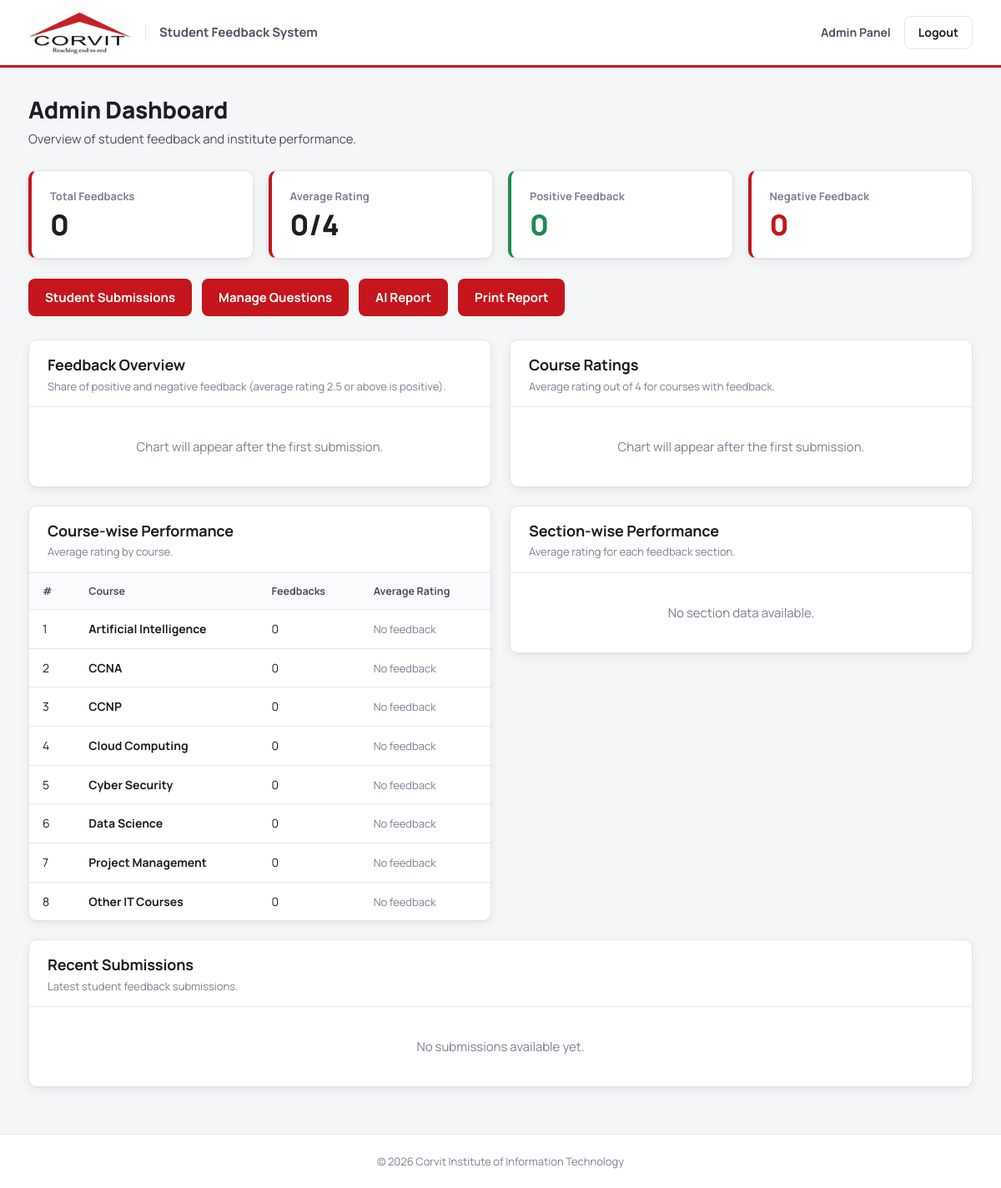
Screenshot of /admin/dashboard (signed in) with the database file from the repository.
### tables this page shows
CREATE TABLE courses (
            id INTEGER PRIMARY KEY AUTOINCREMENT,
            name TEXT UNIQUE NOT NULL
        );

### app.py (the view)
@app.route("/admin/dashboard")
def admin_dashboard():
    if not session.get("admin_logged_in"):
        return redirect(url_for("admin_login"))
    conn = get_db()
    total_feedbacks = conn.execute(
        """
        SELECT COUNT(*) AS total
        FROM submissions
        """
    ).fetchone()["total"]
    average_rating = conn.execute(
        """
        SELECT AVG(avg_rating) AS average
        FROM submissions
        WHERE avg_rating IS NOT NULL
        """
    ).fetchone()["average"]
    positive_feedback = conn.execute(
        """
        SELECT COUNT(*) AS total
        FROM submissions
        WHERE avg_rating >= 2.5
        """
    ).fetchone()["total"]
    negative_feedback = conn.execute(
        """
        SELECT COUNT(*) AS total
        FROM submissions
        WHERE avg_rating < 2.5
        """
    ).fetchone()["total"]
    course_stats = conn.execute(
        """
        SELECT
            courses.name,
            COUNT(submissions.id) AS total,
            ROUND(AVG(submissions.avg_rating), 2) AS average
        FROM courses
        LEFT JOIN submissions
        ON courses.id = submissions.course_id
        GROUP BY courses.id
        ORDER BY (courses.name = 'Other IT Courses'), courses.name
        """
    ).fetchall()
    section_stats = conn.execute(
        """
        SELECT
            questions.section,
            ROUND(AVG(CAST(answers.answer AS REAL)), 2) AS average
        FROM answers
        JOIN questions
        ON answers.question_id = questions.id
        WHERE questions.q_type = 'rating'
        GROUP BY questions.section
        ORDER BY MIN(questions.id)
        """
    ).fetchall()
    recent_submissions = conn.execute(
        """
        SELECT
            submissions.id,
            submissions.student_name,
            submissions.instructor_name,
            submissions.batch,
            courses.name AS course_name,
            submissions.avg_rating,
            submissions.created_at
        FROM submissions
        JOIN courses
        ON submissions.course_id = courses.id
        ORDER BY submissions.id DESC
        LIMIT 10
        """
    ).fetchall()
    conn.close()
    average_rating = average_rating if average_rating is not None else 0
    return render_template(
        "admin_dashboard.html",
        total_feedbacks=total_feedbacks,
        average_rating=round(average_rating, 2),
        positive_feedback=positive_feedback,
        negative_feedback=negative_feedback,
        course_stats=course_stats,
        section_stats=section_stats,
        recent_submissions=recent_submissions
    )

### database.py (called while the page is built)
def get_db():
    conn = sqlite3.connect(DB_NAME)
    conn.row_factory = sqlite3.Row
    return conn

### template/admin_dashboard.html (shortened to what this page needs)
<!DOCTYPE html>
<html lang="en">
<head>
    <link rel="stylesheet" href="{{ url_for('static', filename='style.css') }}">
</head>
<body>
<header class="main-header">
    <div class="header-container">
        <a href="{{ url_for('home') }}" class="brand" aria-label="Corvit home">
            <img src="{{ url_for('static', filename='logo.png') }}" alt="Corvit" class="brand-logo">
            <span class="brand-text">Student Feedback System</span>
        </a>
        <div class="admin-header">
            <span>Admin Panel</span>
            <a href="{{ url_for('admin_logout') }}">Logout</a>
        </div>
    </div>
</header>
<main class="admin-page">
    <div class="page-heading">
        <div>
            <h1>Admin Dashboard</h1>
            <p>Overview of student feedback and institute performance.</p>
        </div>
    </div>
    <div class="dashboard-cards">
        <div class="dashboard-card">
            <div class="dashboard-card-title">
                Total Feedbacks
            </div>
            <div class="dashboard-card-value">
                {{ total_feedbacks }}
            </div>
        </div>
        <div class="dashboard-card">
            <div class="dashboard-card-title">
                Average Rating
            </div>
            <div class="dashboard-card-value">
                {{ average_rating }}/4
            </div>
        </div>
        <div class="dashboard-card positive-card">
            <div class="dashboard-card-title">
                Positive Feedback
            </div>
            <div class="dashboard-card-value">
                {{ positive_feedback }}
            </div>
        </div>
        <div class="dashboard-card negative-card">
            <div class="dashboard-card-title">
                Negative Feedback
            </div>
            <div class="dashboard-card-value">
                {{ negative_feedback }}
            </div>
        </div>
    </div>
    <div class="dashboard-navigation">
        <a href="{{ url_for('student_submissions') }}" class="dashboard-nav-button">
            Student Submissions
        </a>
        <a href="{{ url_for('manage_questions') }}" class="dashboard-nav-button">
            Manage Questions
        </a>
        <a href="{{ url_for('ai_report') }}" class="dashboard-nav-button">
            AI Report
        </a>
        <button type="button" class="dashboard-nav-button" onclick="window.print()">
            Print Report
        </button>
    </div>
    {% set rated_total = positive_feedback + negative_feedback %}
    <div class="dashboard-grid chart-grid">
        <div class="dashboard-section">
            <div class="dashboard-section-header">
                <h2>Feedback Overview</h2>
                <p>Share of positive and negative feedback (average rating 2.5 or above is positive).</p>
            </div>
            {% if rated_total > 0 %}
            {% set positive_pct = (positive_feedback / rated_total * 100)|round(1) %}
            <div class="donut-wrap">
                <div class="donut"
                     style="background: conic-gradient(var(--green) 0 {{ positive_pct }}%, var(--red) {{ positive_pct }}% 100%);">
                    <div class="donut-hole">
                        <strong>{{ positive_pct }}%</strong>
                        <span>Positive</span>
                    </div>
                </div>
                <ul class="chart-legend">
                    <li><i class="dot dot-green"></i> Positive <strong>{{ positive_feedback }}</strong></li>
                    <li><i class="dot dot-red"></i> Negative <strong>{{ negative_feedback }}</strong></li>
                </ul>
            </div>
            {% else %}
            <div class="dashboard-empty">
                Chart will appear after the first submission.
            </div>
            {% endif %}
        </div>
        <div class="dashboard-section">
            <div class="dashboard-section-header">
                <h2>Course Ratings</h2>
                <p>Average rating out of 4 for courses with feedback.</p>
            </div>
            {% set rated_courses = course_stats | selectattr("average", "ne", none) | list %}
            {% if rated_courses %}
            <div class="bar-chart">
                {% for course in rated_courses %}
                <div class="bar-row">
                    <div class="bar-label">{{ course.name }}</div>
                    <div class="bar-track">
                        <div class="bar-fill" style="width: {{ (course.average / 4 * 100)|round(1) }}%;"></div>
                    </div>
                    <div class="bar-value">{{ course.average }}</div>
                </div>
                {% endfor %}
            </div>
            {% else %}
            <div class="dashboard-empty">
                Chart will appear after the first submission.
            </div>
            {% endif %}
        </div>
    </div>
    <div class="dashboard-grid">
        <div class="dashboard-section">
            <div class="dashboard-section-header">
                <h2>Course-wise Performance</h2>
                <p>Average rating by course.</p>
            </div>
            {% if course_stats %}
            <div class="dashboard-table-container">
                <table class="dashboard-table">
                    <thead>
                        <tr>
                            <th>#</th>
                            <th>Course</th>
                            <th>Feedbacks</th>
                            <th>Average Rating</th>
                        </tr>
                    </thead>
                    <tbody>
                        {% for course in course_stats %}
                        <tr>
                            <td>{{ loop.index }}</td>
                            <td>
                                <strong>{{ course.name }}</strong>
                            </td>
                            <td>
                                {{ course.total }}
                            </td>
                            <td>
                                {% if course.average is not none %}
                                    <span class="dashboard-rating">
                                        {{ course.average }}/4
                                    </span>
                                {% else %}
                                    <span class="no-rating">
                                        No feedback
                                    </span>
                                {% endif %}
                            </td>
                        </tr>
                        {% endfor %}
                    </tbody>
                </table>
            </div>
            {% else %}
            <div class="dashboard-empty">
                No course data available.
            </div>
            {% endif %}
        </div>
        <div class="dashboard-section">
            <div class="dashboard-section-header">
                <h2>Section-wise Performance</h2>
                <p>Average rating for each feedback section.</p>
            </div>
            {% if section_stats %}
            <div class="dashboard-table-container">
                <table class="dashboard-table">
                    <thead>
                        <tr>
                            <th>#</th>
                            <th>Section</th>
                            <th>Average Rating</th>
                        </tr>
                    </thead>
                    <tbody>
                        {% for section in section_stats %}
                        <tr>
                            <td>{{ loop.index }}</td>
                            <td>
                                <strong>{{ section.section }}</strong>
                            </td>
                            <td>
                                {% if section.average is not none %}
                                    <span class="dashboard-rating">
                                        {{ section.average }}/4
                                    </span>
                                {% else %}
                                    <span class="no-rating">
                                        No rating
                                    </span>
                                {% endif %}
                            </td>
                        </tr>
                        {% endfor %}
                    </tbody>
                </table>
            </div>
            {% else %}
            <div class="dashboard-empty">
                No section data available.
            </div>
            {% endif %}
        </div>
    </div>
    <div class="dashboard-section recent-section">
        <div class="dashboard-section-header">
            <h2>Recent Submissions</h2>
            <p>Latest student feedback submissions.</p>
        </div>
        {% if recent_submissions %}
        <div class="dashboard-table-container">
            <table class="dashboard-table">
                <thead>
                    <tr>
                        <th>#</th>
                        <th>Student</th>
                        <th>Course</th>
                        <th>Rating</th>
                        <th>Date & Time</th>
                        <th>Action</th>
                    </tr>
                </thead>
                <tbody>
                    {% for submission in recent_submissions %}
                    <tr>
                        <td>{{ loop.index }}</td>
                        <td>
                            <strong>{{ submission.student_name }}</strong>
                        </td>
                        <td>
                            {{ submission.course_name }}
                        </td>
                        <td>
                            {% if submission.avg_rating is not none %}
                                <span class="dashboard-rating">
                                    {{ submission.avg_rating }}/4
                                </span>
                            {% else %}
                                N/A
                            {% endif %}
                        </td>
                        <td>
                            {{ submission.created_at }}
                        </td>
                        <td>
                            <a
                                href="{{ url_for('submission_detail', submission_id=submission.id) }}"
                                class="view-button"
                            >
                                View
                            </a>
                        </td>
                    </tr>
                    {% endfor %}
                </tbody>
            </table>
        </div>
        {% else %}
        <div class="dashboard-empty">
            No submissions available yet.
        </div>
        {% endif %}
    </div>
</main>
<footer class="main-footer">
    <p>© 2026 Corvit Institute of Information Technology</p>
</footer>
</body>
</html>

### rows the page displays
courses: name "Artificial Intelligence", total "0"
courses: name "CCNA", total "0"
courses: name "CCNP", total "0"
courses: name "Cloud Computing", total "0"
courses: name "Cyber Security", total "0"
courses: name "Data Science", total "0"
courses: name "Project Management", total "0"
courses: name "Other IT Courses", total "0"

### other values shown
{{ total_feedbacks }} "0"
{{ average_rating }} "0"
{{ positive_feedback }} "0"
{{ negative_feedback }} "0"
